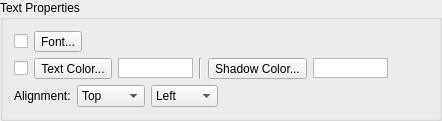
    <widget class="QGroupBox" name="groupBoxTextProperties">
     <property name="title">
      <string>Text Properties</string>
     </property>
     <layout class="QVBoxLayout" name="verticalLayout_8">
      <item>
       <layout class="QHBoxLayout" name="horizontalLayout_3">
        <item>
         <widget class="QCheckBox" name="checkBoxCommonFont">
          <property name="sizePolicy">
           <sizepolicy hsizetype="Fixed" vsizetype="Fixed">
            <horstretch>0</horstretch>
            <verstretch>0</verstretch>
           </sizepolicy>
          </property>
         </widget>
        </item>
        <item>
         <widget class="QToolButton" name="toolButtonTextFont">
          <property name="text">
           <string>Font...</string>
          </property>
         </widget>
        </item>
        <item>
         <widget class="QLabel" name="labelFont">
          <property name="sizePolicy">
           <sizepolicy hsizetype="Minimum" vsizetype="Preferred">
            <horstretch>0</horstretch>
            <verstretch>0</verstretch>
           </sizepolicy>
          </property>
          <property name="wordWrap">
           <bool>true</bool>
          </property>
         </widget>
        </item>
       </layout>
      </item>
      <item>
       <layout class="QHBoxLayout" name="horizontalLayout_22">
        <item>
         <widget class="QCheckBox" name="checkBoxCommonColor">
          <property name="sizePolicy">
           <sizepolicy hsizetype="Fixed" vsizetype="Fixed">
            <horstretch>0</horstretch>
            <verstretch>0</verstretch>
           </sizepolicy>
          </property>
         </widget>
        </item>
        <item>
         <widget class="QToolButton" name="toolButtonTextColor">
          <property name="text">
           <string>Text Color...</string>
          </property>
         </widget>
        </item>
        <item>
         <widget class="QGraphicsView" name="graphicViewTextColor">
          <property name="sizePolicy">
           <sizepolicy hsizetype="Fixed" vsizetype="Fixed">
            <horstretch>0</horstretch>
            <verstretch>0</verstretch>
           </sizepolicy>
          </property>
          <property name="minimumSize">
           <size>
            <width>75</width>
            <height>20</height>
           </size>
          </property>
          <property name="maximumSize">
           <size>
            <width>75</width>
            <height>20</height>
           </size>
          </property>
         </widget>
        </item>
        <item>
         <widget class="Line" name="line_3">
          <property name="orientation">
           <enum>Qt::Vertical</enum>
          </property>
         </widget>
        </item>
        <item>
         <widget class="QToolButton" name="toolButtonShadowColor">
          <property name="text">
           <string>Shadow Color...</string>
          </property>
         </widget>
        </item>
        <item>
         <widget class="QGraphicsView" name="graphicViewShadowColor">
          <property name="sizePolicy">
           <sizepolicy hsizetype="Fixed" vsizetype="Fixed">
            <horstretch>0</horstretch>
            <verstretch>0</verstretch>
           </sizepolicy>
          </property>
          <property name="minimumSize">
           <size>
            <width>75</width>
            <height>20</height>
           </size>
          </property>
          <property name="maximumSize">
           <size>
            <width>75</width>
            <height>20</height>
           </size>
          </property>
         </widget>
        </item>
        <item>
         <spacer name="horizontalSpacer_11">
          <property name="orientation">
           <enum>Qt::Horizontal</enum>
          </property>
          <property name="sizeHint" stdset="0">
           <size>
            <width>40</width>
            <height>20</height>
           </size>
          </property>
         </spacer>
        </item>
       </layout>
      </item>
      <item>
       <layout class="QHBoxLayout" name="horizontalLayout_23">
        <item>
         <widget class="QLabel" name="labelTextAlign">
          <property name="text">
           <string>Alignment:</string>
          </property>
         </widget>
        </item>
        <item>
         <widget class="QComboBox" name="comboBoxVerticalAling">
          <item>
           <property name="text">
            <string>Top</string>
           </property>
           <property name="icon">
            <iconset resource="softprojector.qrc">
             <normaloff>:/icons/icons/alingTop.png</normaloff>:/icons/icons/alingTop.png</iconset>
           </property>
          </item>
          <item>
           <property name="text">
            <string>Middle</string>
           </property>
           <property name="icon">
            <iconset resource="softprojector.qrc">
             <normaloff>:/icons/icons/alingMiddle.png</normaloff>:/icons/icons/alingMiddle.png</iconset>
           </property>
          </item>
          <item>
           <property name="text">
            <string>Bottom</string>
           </property>
           <property name="icon">
            <iconset resource="softprojector.qrc">
             <normaloff>:/icons/icons/alingBottom.png</normaloff>:/icons/icons/alingBottom.png</iconset>
           </property>
          </item>
         </widget>
        </item>
        <item>
         <widget class="QComboBox" name="comboBoxHorizontalAling">
          <item>
           <property name="text">
            <string>Left</string>
           </property>
           <property name="icon">
            <iconset resource="softprojector.qrc">
             <normaloff>:/icons/icons/alingLeft.png</normaloff>:/icons/icons/alingLeft.png</iconset>
           </property>
          </item>
          <item>
           <property name="text">
            <string>Center</string>
           </property>
           <property name="icon">
            <iconset resource="softprojector.qrc">
             <normaloff>:/icons/icons/alingCenter.png</normaloff>:/icons/icons/alingCenter.png</iconset>
           </property>
          </item>
          <item>
           <property name="text">
            <string>Right</string>
           </property>
           <property name="icon">
            <iconset resource="softprojector.qrc">
             <normaloff>:/icons/icons/alingRight.png</normaloff>:/icons/icons/alingRight.png</iconset>
           </property>
          </item>
         </widget>
        </item>
        <item>
         <spacer name="horizontalSpacer_8">
          <property name="orientation">
           <enum>Qt::Horizontal</enum>
          </property>
          <property name="sizeHint" stdset="0">
           <size>
            <width>40</width>
            <height>20</height>
           </size>
          </property>
         </spacer>
        </item>
       </layout>
      </item>
     </layout>
    </widget>
